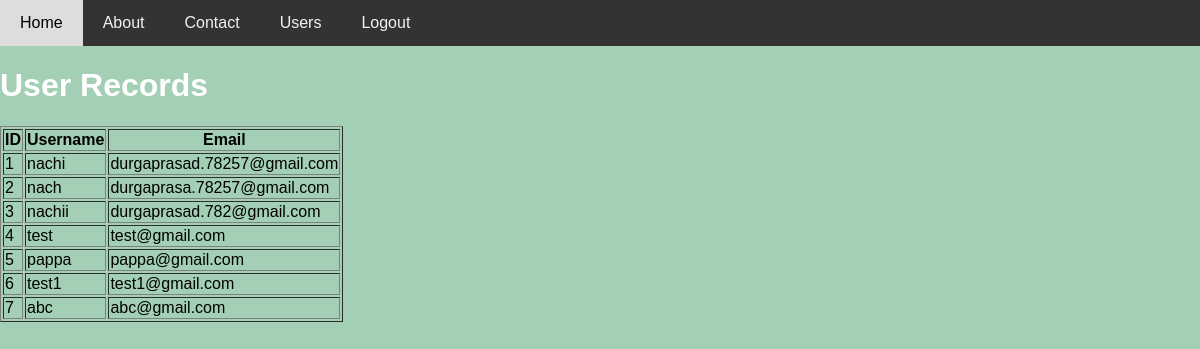
Page /users (signed in) on the earlier database version.
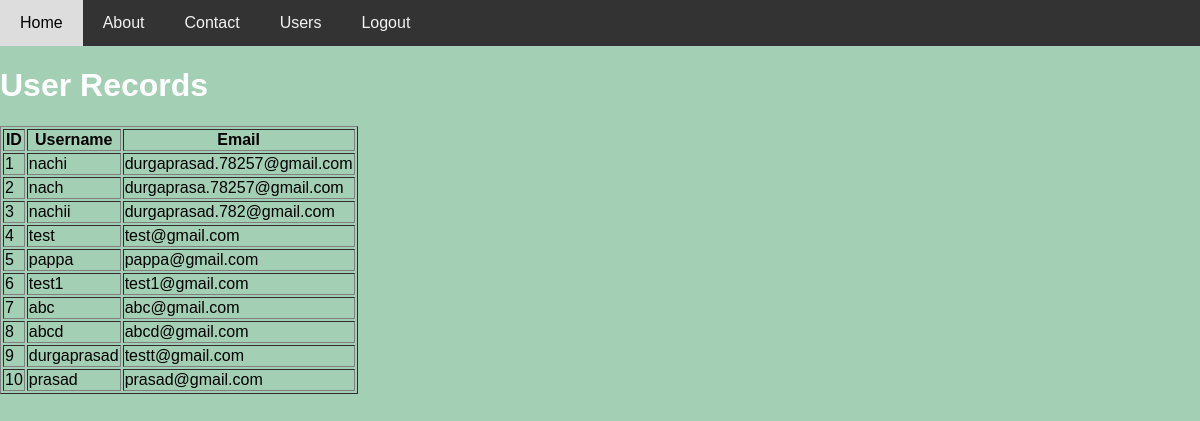
Same page on the later database version.
### app.py (models this page shows)
class User(db.Model):
    id = db.Column(db.Integer, primary_key=True)
    username = db.Column(db.String(50), unique=True, nullable=False)
    email = db.Column(db.String(100), unique=True, nullable=False)
    password = db.Column(db.String(100), nullable=False)

### app.py (the view)
@app.route('/users')
def users():
    if 'username' not in session:
        return redirect(url_for('login'))
    users = User.query.all()
    return render_template('users.html', users=users)

### templates/users.html (shortened to what this page needs)
<!DOCTYPE html>
<html lang="en">
<head>
</head>
<body>
    <div class="navbar">
        <a href="./home">Home</a>
        <a href="./about">About</a>
        <a href="./contact">Contact</a>
                <a href="./users">Users</a>
        <a href="./logout">Logout</a>
    </div>
    <h1>User Records</h1>
    <table border="1">
        <thead>
            <tr>
                <th>ID</th>
                <th>Username</th>
                <th>Email</th>
            </tr>
        </thead>
        <tbody>
            {% for user in users %}
            <tr>
                <td>{{ user.id }}</td>
                <td>{{ user.username }}</td>
                <td>{{ user.email }}</td>
            </tr>
            {% endfor %}
        </tbody>
    </table>
</body>
</html>

### templates/users.html (style rules this page uses)
body { font-family: Arial, sans-serif; background-color: #a3cfb4; margin: 0; padding: 0; }
h1 { color: #fff; }
.navbar { background-color: #333; overflow: hidden; }
.navbar a { float: left; display: block; color: #f2f2f2; text-align: center; padding: 14px 20px; text-decoration: none; }

Differences in the rows shown:
added User: id "8", username "abcd", email "abcd@gmail.com"
added User: id "9", username "durgaprasad", email "testt@gmail.com"
added User: id "10", username "prasad", email "prasad@gmail.com"
